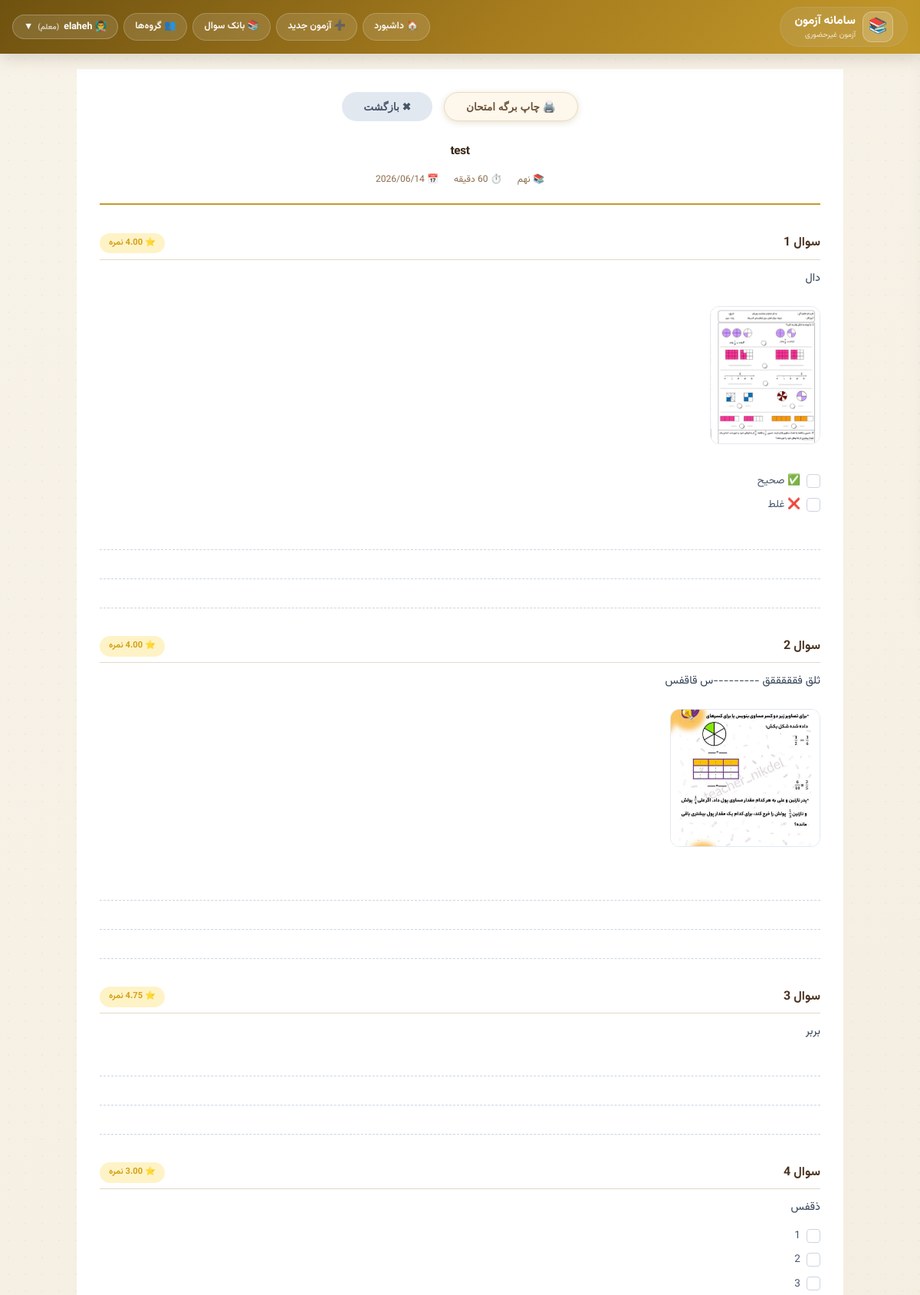
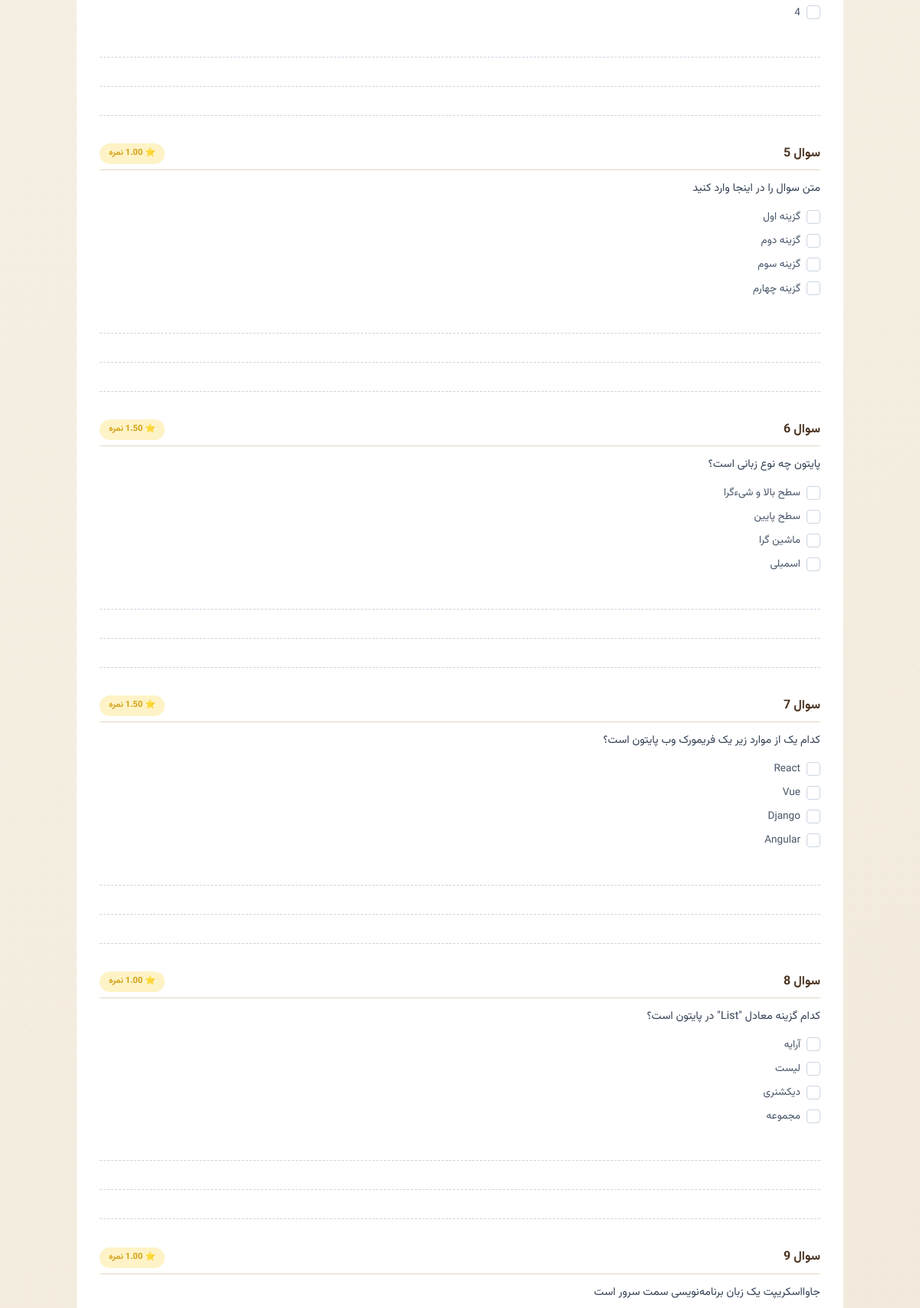
Screenshot of /teacher/exam/22/print/ (signed in, upper part) with the database file from the repository (2 pictures, top to bottom).
### accounts/models.py (models this page shows, shortened)
class User(AbstractUser):
    ROLE_CHOICES = [
        ('admin', 'ادمین'),
        ('teacher', 'معلم'),
        ('student', 'دانش‌آموز'),
    ]
    role = models.CharField(max_length=10, choices=ROLE_CHOICES, default='student')
    grade = models.ForeignKey(Grade, on_delete=models.SET_NULL, null=True, blank=True)
    student_code = models.CharField(max_length=10, unique=True, null=True, blank=True)
    phone = models.CharField(max_length=15, blank=True)

class Grade(models.Model):
    GRADE_CHOICES = [
        ('7', 'هفتم'),
        ('8', 'هشتم'),
        ('9', 'نهم'),
    ]
    name = models.CharField(max_length=20, choices=GRADE_CHOICES, unique=True)

### exams/models.py (models this page shows, shortened)
class Exam(models.Model):
    title = models.CharField(max_length=200)
    teacher = models.ForeignKey(settings.AUTH_USER_MODEL, on_delete=models.CASCADE,
                                limit_choices_to={'role': 'teacher'})
    grade = models.ForeignKey(Grade, on_delete=models.CASCADE)
    duration_minutes = models.IntegerField()
    start_time = models.DateTimeField()
    end_time = models.DateTimeField()
    students = models.ManyToManyField(settings.AUTH_USER_MODEL, related_name='exams',
                                      limit_choices_to={'role': 'student'})
    is_active = models.BooleanField(default=True)
    show_score_to_student = models.BooleanField(default=False)
    created_at = models.DateTimeField(auto_now_add=True)
    random_questions = models.BooleanField(default=False)
    enable_anti_cheat = models.BooleanField(default=True, verbose_name="فعال کردن سیستم تشخیص تقلب")
    prevent_tab_switch = models.BooleanField(default=True, verbose_name="جلوگیری از تغییر تب")
    prevent_copy_paste = models.BooleanField(default=True, verbose_name="جلوگیری از کپی/پیست")
    track_ip = models.BooleanField(default=True, verbose_name="ردیابی IP")
    TIMER_TYPE_CHOICES = [
        ('floating', 'تایم شناور (از لحظه شروع دانش‌آموز)'),
        ('fixed', 'تایم ثابت (همه تا زمان پایان مشخص)'),
    ]
    timer_type = models.CharField(
        max_length=20,
        choices=TIMER_TYPE_CHOICES,
        default='floating',
        verbose_name="نوع تایمر"
    )
    show_questions_mode = models.CharField(
        max_length=20,
        choices=[('all', 'همه سوالات در یک صفحه'), ('one_by_one', 'هر سوال در یک صفحه')],
        default='one_by_one',
        verbose_name="نحوه نمایش سوالات"
    )
    show_back_button = models.BooleanField(default=True, verbose_name="نمایش دکمه بازگشت به سوال قبلی")
    allow_teacher_answer = models.BooleanField(default=True, verbose_name="معلم می‌تواند پاسخ تشریحی وارد کند")
    show_answers_after_exam = models.BooleanField(default=False,
                                                  verbose_name="نمایش پاسخ صحیح به دانش‌آموز بعد از اتمام")

class Question(models.Model):
    QUESTION_TYPES = [
        ('true_false', 'صحیح/غلط'),
        ('multiple_choice', 'تستی'),
        ('fill_blank', 'جاخالی'),
        ('short_answer', 'پاسخ کوتاه'),
        ('long_answer', 'پاسخ بلند'),
        ('image_answer', 'پاسخ تصویری'),
        ('matching', 'وصل کردنی'),
    ]
    exam = models.ForeignKey(Exam, on_delete=models.CASCADE, related_name='questions')
    text = models.TextField(blank=True)
    image = models.ImageField(upload_to='question_images/', null=True, blank=True)
    question_type = models.CharField(max_length=20, choices=QUESTION_TYPES)
    max_score = models.DecimalField(max_digits=10, decimal_places=2, default=1.0)
    order = models.IntegerField(default=0)
    options = models.JSONField(default=list, blank=True)
    options_type = models.CharField(max_length=10,
                                    choices=[('text', 'متن'), ('image', 'تصویر'), ('mixed', 'متن+تصویر')],
                                    default='text')
    correct_answer = models.TextField(blank=True, null=True)
    blanks = models.JSONField(default=list, blank=True)
    matching_pairs = models.JSONField(default=list, blank=True)
    allow_image_answer = models.BooleanField(default=False)
    class Meta:
        ordering = ['order']

### teacher_panel/views.py (the view)
# urls.py: path('exam/<int:exam_id>/print/', views.print_exam_paper, name='print_exam_paper'),
@login_required
def print_exam_paper(request, exam_id):
    exam = get_object_or_404(Exam, id=exam_id, teacher=request.user)
    check_teacher_access(request.user, exam)
    return render(request, 'teacher_panel/print_exam_paper.html', {
        'exam': exam,
        'questions': exam.questions.all().order_by('order'),
    })

### exams/context_processors.py (called while the page is built)
def announcements(request):
    user = getattr(request, 'user', None)
    if user is None or not getattr(user, 'is_authenticated', False) or user.role != 'student':
        return {}
    qs = Announcement.objects.filter(Q(grade__isnull=True) | Q(grade_id=user.grade_id))
    return {'bell_announcements': list(qs[:8]), 'bell_count': qs.count()}

### teacher_panel/views.py (called while the page is built)
def check_teacher_access(user, exam=None):
    if user.role != 'teacher':
        raise PermissionDenied('شما دسترسی معلم ندارید')
    if exam and exam.teacher != user:
        raise PermissionDenied('شما به این آزمون دسترسی ندارید')
    return True

### templates/teacher_panel/print_exam_paper.html (shortened to what this page needs)
{% extends 'base.html' %}
{% load static %}
{% block content %}
<div class="print-container">
    <div class="button-bar no-print">
        <button class="btn-print" onclick="window.print()">🖨️ چاپ برگه امتحان</button>
        <button class="btn-close" onclick="window.history.back()">✖ بازگشت</button>
    </div>
    <div class="print-header">
        <div class="exam-title">{{ exam.title }}</div>
        <div class="exam-info">
            <span>📚 {{ exam.grade.get_name_display }}</span>
            <span>⏱️ {{ exam.duration_minutes }} دقیقه</span>
            <span>📅 {{ exam.start_time|date:"Y/m/d" }}</span>
        </div>
    </div>
    {% for question in questions %}
    <div class="question">
        <div class="question-header">
            <span>سوال {{ forloop.counter }}</span>
            <span class="score-badge">⭐ {{ question.max_score|floatformat:2 }} نمره</span>
        </div>
        <div class="question-text">
            {{ question.text|linebreaksbr }}
        </div>
        {% if question.image %}
            <div>
                <img src="{{ question.image.url }}" class="question-image" alt="تصویر سوال">
            </div>
        {% endif %}
        {% if question.question_type == 'multiple_choice' %}
            <div class="options">
                {% for option in question.options %}
                    <div class="option">
                        <span class="option-checkbox"></span>
                        <span>{{ option }}</span>
                    </div>
                {% endfor %}
            </div>
        {% endif %}
        {% if question.question_type == 'true_false' %}
            <div class="options">
                <div class="option">
                    <span class="option-checkbox"></span>
                    <span>✅ صحیح</span>
                </div>
                <div class="option">
                    <span class="option-checkbox"></span>
                    <span>❌ غلط</span>
                </div>
            </div>
        {% endif %}
        <div class="answer-lines">
            <div class="answer-line"></div>
            <div class="answer-line"></div>
            <div class="answer-line"></div>
        </div>
    </div>
    {% endfor %}
</div>
{% endblock %}

### templates/base.html (shortened to what this page needs)
<!DOCTYPE html>
<html dir="rtl" lang="fa">
<head>
    {% load static %}
    <link rel="stylesheet" href="{% static 'css/site.css' %}?v=1">
</head>
<body>
<div class="navbar">
    <div class="nav-container">
        <div class="logo">
            <span class="logo-icon">📚</span>
            <div>
                <div class="logo-text">سامانه آزمون</div>
                <div class="logo-sub">آزمون غیرحضوری</div>
            </div>
        </div>
        <div class="nav-links">
            {% if user.is_authenticated %}
                {% if user.role == 'admin' %}
                    <a href="{% url 'admin_dashboard' %}" class="nav-link">🏠 داشبورد</a>
                    <a href="{% url 'manage_users' %}" class="nav-link">👥 مدیریت کاربران</a>
                    <a href="{% url 'manage_exams' %}" class="nav-link">📋 مدیریت آزمون‌ها</a>
                    <a href="{% url 'system_logs' %}" class="nav-link">📜 لاگ سیستم</a>
                {% elif user.role == 'teacher' %}
                    <a href="{% url 'teacher_dashboard' %}" class="nav-link">🏠 داشبورد</a>
                    <a href="{% url 'create_exam' %}" class="nav-link">➕ آزمون جدید</a>
                    <a href="{% url 'question_bank' %}" class="nav-link">📚 بانک سوال</a>
                    <a href="{% url 'groups' %}" class="nav-link">👥 گروه‌ها</a>
                {% endif %}
                <div class="dropdown" id="userDropdown">
                    <button class="dropdown-btn" id="dropdownBtn">
                        {% if user.role == 'admin' %}🛡️
                        {% elif user.role == 'teacher' %}👨‍🏫
                        {% else %}👤{% endif %}
                        {{ user.get_full_name|default:user.username }}
                        <span style="font-size: 10px; opacity: 0.7;">
                            ({% if user.role == 'admin' %}ادمین{% elif user.role == 'teacher' %}معلم{% else %}دانش‌آموز{% endif %})
                        </span>
                        ▼
                    </button>
                </div>
            {% else %}
                <a href="{% url 'login' %}" class="nav-link">🔐 ورود</a>
            {% endif %}
        </div>
    </div>
</div>
<div class="main-content">
    {% block content %}{% endblock %}
</div>
</body>
</html>

### static/css/site.css (style rules this page uses)
@media screen { :root { --bg1: #f8f3e9; --bg2: #e9dfcb; --card: #fffdfa; --card2: #fdf7ec; --ink: #3d2c1c; --ink2: #6d543a; --ink3: #9c8568; --line: #e9dcc4; --line2: #f3ead9; --gold: #c49a2b; --gold2: #a67c1e; --gold3: #7d5d10; --goldsoft: #fdf4de; --ok: #157a3b; --oksoft: #e7f6ec; --okline: #b9e2c6; --warn: #b96c07; --warnsoft: #fff3e0; --warnline: #f3d3a4; --err: #bd2222; --errsoft: #fdecec; --errline: #f2c4c4; --r-lg: 20px; --r-md: 14px; --r-sm: 10px; --sh1: 0 1px 2px rgba(80, 55, 30, .05), 0 6px 18px rgba(80, 55, 30, .06); } }
@media screen { html { -webkit-text-size-adjust: 100%; } }
@media screen { body { background-image: radial-gradient(rgba(140, 105, 20, .05) 1px, transparent 1.4px), linear-gradient(150deg, var(--bg1) 0%, var(--bg2) 100%); background-size: 22px 22px, auto; background-attachment: fixed; color: var(--ink); font-family: 'Vazirmatn', 'Segoe UI', Tahoma, system-ui, sans-serif; line-height: 1.85; } }
@media screen { body::before { content: none; } }
@media screen { a { color: var(--gold3); } }
@media screen { .navbar { position: sticky; top: 0; z-index: 900; background: linear-gradient(135deg, #6f5210, #a67c1e 55%, #c49a2b); border: none; box-shadow: 0 6px 20px rgba(80, 55, 30, .18); backdrop-filter: none; border-radius: 0; } }
@media screen { .nav-container { max-width: 1240px; margin: 0 auto; display: flex; align-items: center; gap: 12px; padding: 9px 16px; } }
@media screen { .logo { display: flex; align-items: center; gap: 9px; } }
@media screen { .logo-icon { width: 40px; height: 40px; font-size: 1.25rem; background: rgba(255, 255, 255, .16); border: 1px solid rgba(255, 255, 255, .28); border-radius: 12px; display: grid; place-items: center; } }
@media screen { .logo-text { color: #fff; font-weight: 800; font-size: .95rem; line-height: 1.4; } }
@media screen { .logo-sub { color: rgba(255, 255, 255, .78); font-size: .62rem; line-height: 1.4; } }
@media screen { .nav-links { display: flex; align-items: center; gap: 7px; flex-wrap: wrap; } }
@media screen { .nav-link { color: rgba(255, 255, 255, .94); text-decoration: none; background: rgba(255, 255, 255, .12); border: 1px solid rgba(255, 255, 255, .2); padding: 5px 14px; border-radius: 999px; font-size: .78rem; font-weight: 600; transition: .15s; white-space: nowrap; } }
@media screen { .dropdown-btn { display: inline-flex; align-items: center; gap: 6px; cursor: pointer; color: #fff; background: rgba(255, 255, 255, .12); border: 1px solid rgba(255, 255, 255, .25); padding: 5px 14px; border-radius: 999px; font-size: .78rem; font-weight: 700; font-family: inherit; } }
@media screen { .btn-secondary, .btn-print, .btn-toggle, .btn-back { background: var(--card2); color: var(--ink2); border: 1.5px solid var(--line); } }
@media screen { .exam-title { font-size: .95rem; font-weight: 800; color: var(--ink); } }
@media screen { .exam-card, .stat-card, .btn, .nav-link, .group-chip { transition: all .18s ease; } }

### rows the page displays
User: get_full_name "elaheh"
Exam: title "test", grade.name "نهم", duration_minutes "60", start_time "2026/06/14"
Question: max_score "4.00", text "دال", image (picture), question_type "true_false" (drawn)
Question: max_score "4.00", text "ثلق فقققققق ---------س قاقفس", image (picture)
Question: max_score "4.75", text "بربر"
Question: max_score "3.00", text "ذقفس", question_type "multiple_choice" (drawn), options "1" "2" "3" "4"
Question: max_score "1.00", text "متن سوال را در اینجا وارد کنید", question_type "multiple_choice" (drawn), options "گزینه اول" "گزینه دوم" "گزینه سوم" "گزینه چهارم"
Question: max_score "1.50", text "پایتون چه نوع زبانی است؟", question_type "multiple_choice" (drawn), options "سطح بالا و شیءگرا" "سطح پایین" "ماشین گرا" "اسمبلی"
Question: max_score "1.50", text "کدام یک از موارد زیر یک فریمورک وب پایتون است؟", question_type "multiple_choice" (drawn), options "React" "Vue" "Django" "Angular"
Question: max_score "1.00", text "کدام گزینه معادل \"List\" در پایتون است؟", question_type "multiple_choice" (drawn), options "آرایه" "لیست" "دیکشنری" "مجموعه"
Question: max_score "1.00", text "جاوااسکریپت یک زبان برنامه‌نویسی سمت سرور است"
